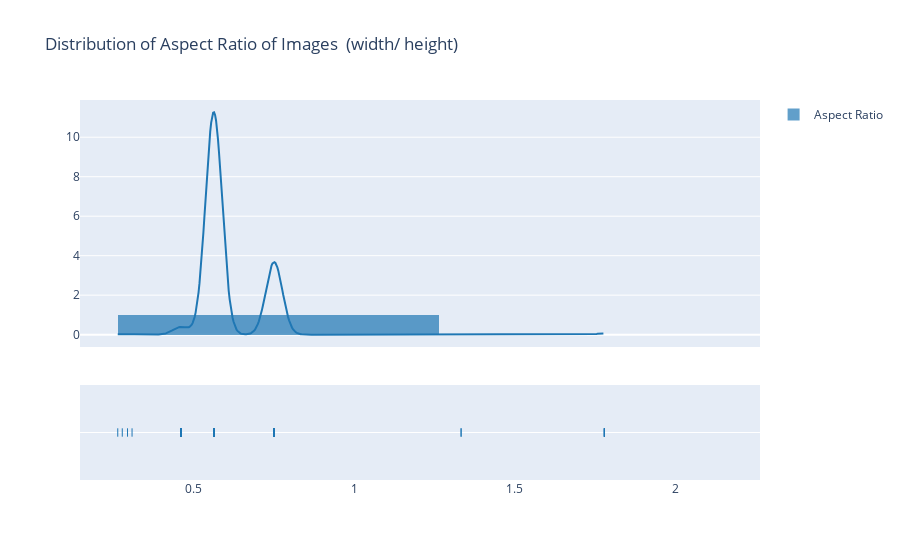

Write notebook code for a chart like this one.
### Code cell
import cv2

aspect_ratios = defaultdict(int)

for i in os.walk('/home/sumit-tyagi/sumit-ssd/sumit/data/client-data-images'):
    #print(i[2])
    for j in i[2]:
        img = cv2.cv2.imread('/home/sumit-tyagi/sumit-ssd/sumit/data/client-data-images/'+j)
        aspect_ratios[j] = float(img.shape[1]) / img.shape[0] # width/ height
            

import plotly.figure_factory as ff


hist_data = [list(aspect_ratios.values())]
group_labels = ['Aspect Ratio'] # name of the dataset

fig = ff.create_distplot(hist_data, group_labels)
fig.update_layout(title={'text': 'Distribution of Aspect Ratio of Images  (width/ height)'})
fig.write_html('/home/sumit-tyagi/sumit-ssd/sumit/eda/story-telling/distribution_of_aspect_ratio_of_images.html')
fig.show()

### Figure 1 — Plotly figure (JSON) as saved in the notebook; plotly's stock layout.template omitted (floating-point values rounded to 4 significant figures; data arrays with more than 128 entries replaced by an {"elided": "..."} marker saying what was removed)
{"data": [{"autobinx": false, "histnorm": "probability density", "legendgroup": "Aspect Ratio", "marker": {"color": "rgb(31, 119, 180)"}, "name": "Aspect Ratio", "opacity": 0.7, "type": "histogram", "x": {"elided": "1627 float values"}, "xaxis": "x", "xbins": {"end": 1.779, "size": 1, "start": 0.2633}, "yaxis": "y"}, {"legendgroup": "Aspect Ratio", "marker": {"color": "rgb(31, 119, 180)"}, "mode": "lines", "name": "Aspect Ratio", "showlegend": false, "type": "scatter", "x": {"elided": "500 float values"}, "xaxis": "x", "y": {"elided": "500 float values"}, "yaxis": "y"}, {"legendgroup": "Aspect Ratio", "marker": {"color": "rgb(31, 119, 180)", "symbol": "line-ns-open"}, "mode": "markers", "name": "Aspect Ratio", "showlegend": false, "type": "scatter", "x": {"elided": "1627 float values"}, "xaxis": "x", "y": {"elided": "1627 str values"}, "yaxis": "y2"}], "layout": {"barmode": "overlay", "hovermode": "closest", "legend": {"traceorder": "reversed"}, "title": {"text": "Distribution of Aspect Ratio of Images  (width/ height)"}, "xaxis": {"anchor": "y2", "domain": [0, 1], "zeroline": false}, "yaxis": {"anchor": "free", "domain": [0.35, 1], "position": 0}, "yaxis2": {"anchor": "x", "domain": [0, 0.25], "dtick": 1, "showticklabels": false}}}
